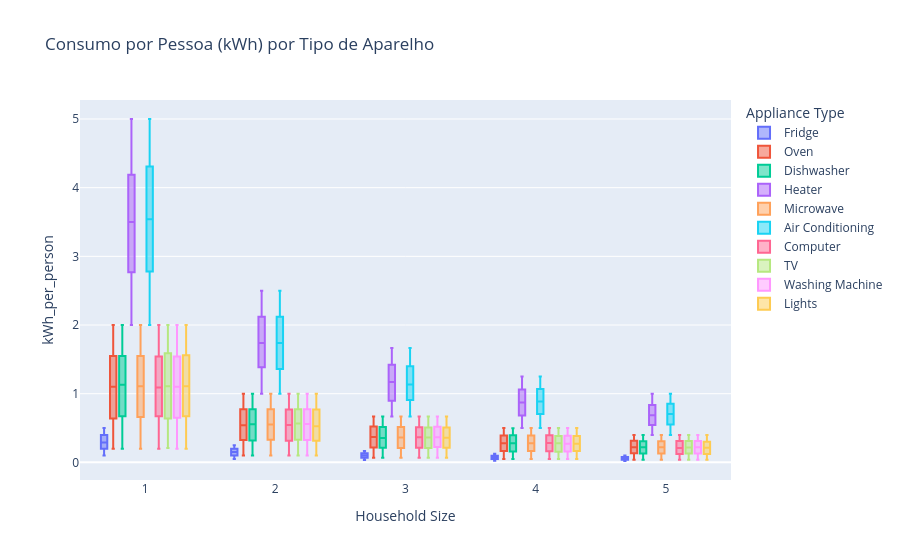

Notebook cell for this chart:
### Code cell
df["kWh_per_person"] = df["Energy Consumption (kWh)"] / df["Household Size"]

q1 = df["kWh_per_person"].quantile(0.25)
q3 = df["kWh_per_person"].quantile(0.75)
iqr = q3 - q1

outliers = df[df["kWh_per_person"] > (q3 + 1.5 * iqr)]

print(outliers[["Household Size", "Appliance Type", "kWh_per_person"]])

px.box(
    df,
    x="Household Size",
    y="kWh_per_person",
    color="Appliance Type",
    title="Consumo por Pessoa (kWh) por Tipo de Aparelho"
)

### Figure 1 — Plotly figure (JSON) as saved in the notebook; plotly's stock layout.template omitted (floating-point values rounded to 4 significant figures; data arrays with more than 128 entries replaced by an {"elided": "..."} marker saying what was removed)
{"data": [{"alignmentgroup": "True", "hovertemplate": "Appliance Type=Fridge<br>Household Size=%{x}<br>kWh_per_person=%{y}<extra></extra>", "legendgroup": "Fridge", "marker": {"color": "#636efa"}, "name": "Fridge", "notched": false, "offsetgroup": "Fridge", "orientation": "v", "showlegend": true, "type": "box", "x": {"elided": "9931 int values"}, "x0": " ", "xaxis": "x", "y": {"elided": "9931 float values"}, "y0": " ", "yaxis": "y"}, {"alignmentgroup": "True", "hovertemplate": "Appliance Type=Oven<br>Household Size=%{x}<br>kWh_per_person=%{y}<extra></extra>", "legendgroup": "Oven", "marker": {"color": "#EF553B"}, "name": "Oven", "notched": false, "offsetgroup": "Oven", "orientation": "v", "showlegend": true, "type": "box", "x": {"elided": "9939 int values"}, "x0": " ", "xaxis": "x", "y": {"elided": "9939 float values"}, "y0": " ", "yaxis": "y"}, {"alignmentgroup": "True", "hovertemplate": "Appliance Type=Dishwasher<br>Household Size=%{x}<br>kWh_per_person=%{y}<extra></extra>", "legendgroup": "Dishwasher", "marker": {"color": "#00cc96"}, "name": "Dishwasher", "notched": false, "offsetgroup": "Dishwasher", "orientation": "v", "showlegend": true, "type": "box", "x": {"elided": "10095 int values"}, "x0": " ", "xaxis": "x", "y": {"elided": "10095 float values"}, "y0": " ", "yaxis": "y"}, {"alignmentgroup": "True", "hovertemplate": "Appliance Type=Heater<br>Household Size=%{x}<br>kWh_per_person=%{y}<extra></extra>", "legendgroup": "Heater", "marker": {"color": "#ab63fa"}, "name": "Heater", "notched": false, "offsetgroup": "Heater", "orientation": "v", "showlegend": true, "type": "box", "x": {"elided": "10018 int values"}, "x0": " ", "xaxis": "x", "y": {"elided": "10018 float values"}, "y0": " ", "yaxis": "y"}, {"alignmentgroup": "True", "hovertemplate": "Appliance Type=Microwave<br>Household Size=%{x}<br>kWh_per_person=%{y}<extra></extra>", "legendgroup": "Microwave", "marker": {"color": "#FFA15A"}, "name": "Microwave", "notched": false, "offsetgroup": "Microwave", "orientation": "v", "showlegend": true, "type": "box", "x": {"elided": "9947 int values"}, "x0": " ", "xaxis": "x", "y": {"elided": "9947 float values"}, "y0": " ", "yaxis": "y"}, {"alignmentgroup": "True", "hovertemplate": "Appliance Type=Air Conditioning<br>Household Size=%{x}<br>kWh_per_person=%{y}<extra></extra>", "legendgroup": "Air Conditioning", "marker": {"color": "#19d3f3"}, "name": "Air Conditioning", "notched": false, "offsetgroup": "Air Conditioning", "orientation": "v", "showlegend": true, "type": "box", "x": {"elided": "10067 int values"}, "x0": " ", "xaxis": "x", "y": {"elided": "10067 float values"}, "y0": " ", "yaxis": "y"}, {"alignmentgroup": "True", "hovertemplate": "Appliance Type=Computer<br>Household Size=%{x}<br>kWh_per_person=%{y}<extra></extra>", "legendgroup": "Computer", "marker": {"color": "#FF6692"}, "name": "Computer", "notched": false, "offsetgroup": "Computer", "orientation": "v", "showlegend": true, "type": "box", "x": {"elided": "9944 int values"}, "x0": " ", "xaxis": "x", "y": {"elided": "9944 float values"}, "y0": " ", "yaxis": "y"}, {"alignmentgroup": "True", "hovertemplate": "Appliance Type=TV<br>Household Size=%{x}<br>kWh_per_person=%{y}<extra></extra>", "legendgroup": "TV", "marker": {"color": "#B6E880"}, "name": "TV", "notched": false, "offsetgroup": "TV", "orientation": "v", "showlegend": true, "type": "box", "x": {"elided": "9905 int values"}, "x0": " ", "xaxis": "x", "y": {"elided": "9905 float values"}, "y0": " ", "yaxis": "y"}, {"alignmentgroup": "True", "hovertemplate": "Appliance Type=Washing Machine<br>Household Size=%{x}<br>kWh_per_person=%{y}<extra></extra>", "legendgroup": "Washing Machine", "marker": {"color": "#FF97FF"}, "name": "Washing Machine", "notched": false, "offsetgroup": "Washing Machine", "orientation": "v", "showlegend": true, "type": "box", "x": {"elided": "9953 int values"}, "x0": " ", "xaxis": "x", "y": {"elided": "9953 float values"}, "y0": " ", "yaxis": "y"}, {"alignmentgroup": "True", "hovertemplate": "Appliance Type=Lights<br>Household Size=%{x}<br>kWh_per_person=%{y}<extra></extra>", "legendgroup": "Lights", "marker": {"color": "#FECB52"}, "name": "Lights", "notched": false, "offsetgroup": "Lights", "orientation": "v", "showlegend": true, "type": "box", "x": {"elided": "10201 int values"}, "x0": " ", "xaxis": "x", "y": {"elided": "10201 float values"}, "y0": " ", "yaxis": "y"}], "layout": {"boxmode": "group", "legend": {"title": {"text": "Appliance Type"}, "tracegroupgap": 0}, "title": {"text": "Consumo por Pessoa (kWh) por Tipo de Aparelho"}, "xaxis": {"anchor": "y", "domain": [0, 1], "title": {"text": "Household Size"}}, "yaxis": {"anchor": "x", "domain": [0, 1], "title": {"text": "kWh_per_person"}}}}
